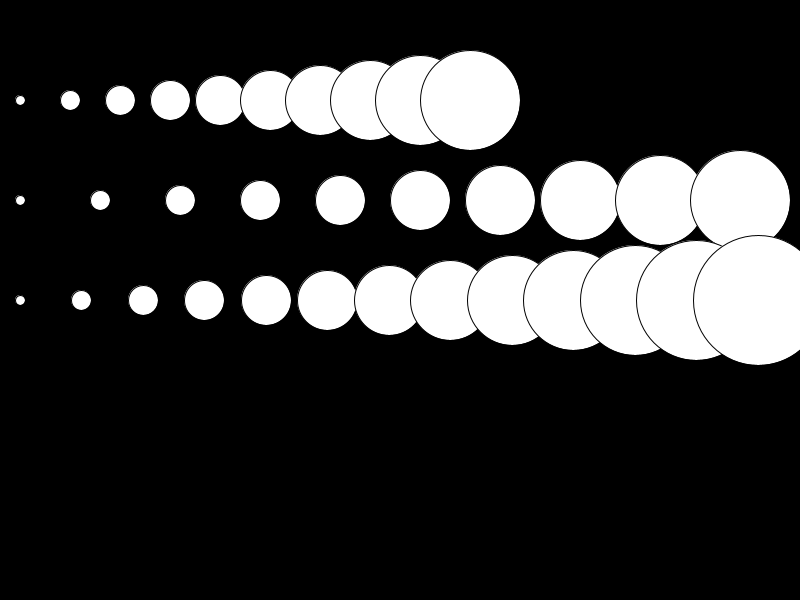
Frame 1 (no input)
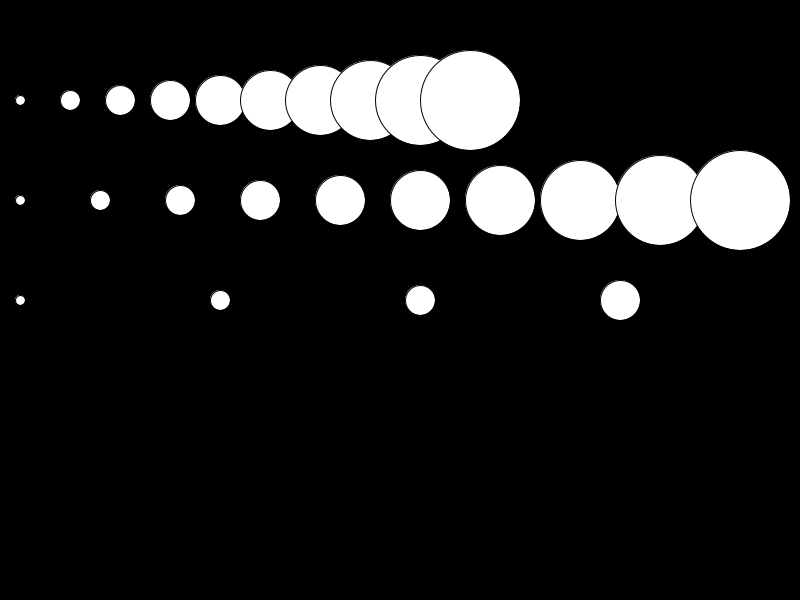
Frame 60 (the mouse pressed at the canvas centre just before this capture)
Frame 120 (the mouse held since frame 60 and released just before this capture): identical to frame 1, image omitted

The Processing sketch that drew these frames (run headless with seeded random() and noise(); from frame 60 on, the mouse is pressed at the canvas centre):

// Processing sketch: e06_PetlaWykorzystanieLicznika
// ── e06_PetlaWykorzystanieLicznika.pde
void setup(){
  
  size(800,600);
  frameRate( 5 ); // ustawiamy mniejszy framerate by lepiej widziecco sie dzieje co klatke
  
}


void draw(){
  
  background( 0 );
  
  for( int i = 0; i < 10; i++ ){ // i++ to to smao co i = i + 1
    
    // zmienna srednica bedzie w kazym kolejnym obrocie petli wieksza
    // w pierwszym obrocie - gdy i rowne 0 bedize miec 10 + 0 * 10, czyli 10
    // w drugim gdy i rowne 1 bedzie miec 10 + 1 * 10, czyli 20
    // w trzecim i rowne 2 wiec 10 + 2 * 10 daje nam 30
    // i tak dalej az nie dojdizemy do 10 kropki gdy konczymy petle
    float srednica = 10 + i * 10; 
    
    // analogicznie z pozycja w X
    // tylko tu startujemy od 20 a nie od 10 i w kazdym obrocie bedize o 50 wieksza
    float pozycjaX = 20 + i * 50;
    
    ellipse( pozycjaX, 100, srednica, srednica );
    
  }
  
  
  // tu wariant w ktorym wykorzystujemy width do obliczenia o ile 
  // przemnazac i by 10 kolek nam wypelnilo cala szerokosc okienka
  int ilosc = 10; // definiujemy ilosc wykonan petli w zmiennej by moc jej tez potem uzyc do obliczenia kroku
  
  for( int i = 0; i < ilosc; i++ ){
    
    float srednica = 10 + i * 10; 
    float pozycjaX = 20 + i * width/ilosc; // tu dzielimy szerokosc okienka przez ilosc krokow by wiedziec o ile zwiekszac w kazdym kolejnym kroku celem zapelnienia okienka na szer.
    
    ellipse( pozycjaX, 200, srednica, srednica );
    
  }
  
 // tu to samo co powyzej, tylko dodatkowo randomizujemy ilosc oobrotow petli w kazdej klatce
 // pamietajac o jej zaokragleniu by mogla byc int'em
 int randomowaIlosc = round( random( 1, 20 ) ); 
  
  for( int i = 0; i < randomowaIlosc; i++ ){
    
    float srednica = 10 + i * 10; 
    float pozycjaX = 20 + i * width/randomowaIlosc; // tu dzielimy szerokosc okienka przez ilosc krokow by wiedziec o ile zwiekszac w kazdym kolejnym kroku celem zapelnienia okienka na szer.
    
    ellipse( pozycjaX, 300, srednica, srednica );
    
  }
  


}
